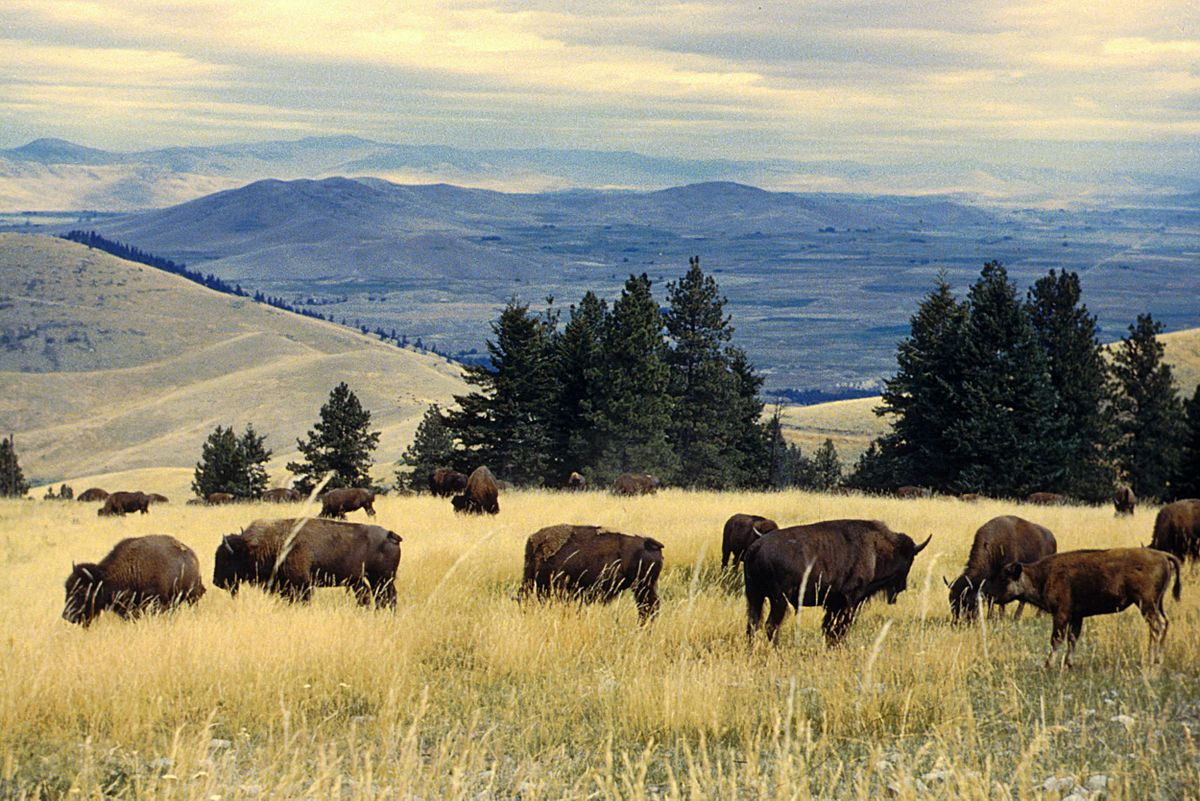
#> input picture images/bisons.jpg, 1200 x 801 px, found by its file name
$ jupyter execute Zoom_Crop_Resize.ipynb   (older library calls are emulated)
#> lines starting #> are read from the running program, lines starting #| are printed output that depends on the picture
# Chaper 1: Getting started with Image Processing

## Excercise 2: Use the scipy ndimage and misc modules' functions to zoom, crop, resize

[cell 1]
import numpy as np
import matplotlib.pyplot as plt
from scipy import ndimage
from PIL import Image  # Dùng Pillow thay cho scipy.misc

# Đọc hình ảnh
image = Image.open('..\\images\\bisons.jpg')  # Thay 'path_to_your_image.jpg' bằng đường dẫn tới hình ảnh của bạn
#> image is the input picture: PIL image 1200x801 RGB; mean R, G, B 146.7, 141.9, 119.5

*   Hàm ndimage.zoom(image, (5, 5)) sử dụng phương pháp nội suy để phóng to (zoom) hình ảnh. Trong đó (5, 5) chỉ rằng chiều cao và chiều rộng của hình ảnh sẽ được phóng to gấp 5 lần. Kết quả là mỗi pixel sẽ được mở rộng, làm tăng kích thước ảnh.

*  crop_image: Đây là cách cắt một phần của hình ảnh từ các tọa độ chỉ định. Câu lệnh này cắt hình ảnh từ tọa độ (50, 50) đến (150, 150) tức là lấy vùng ảnh có chiều rộng và chiều cao từ pixel thứ 50 đến pixel thứ 150 (theo cả chiều ngang và chiều dọc).

*   Image.fromarray(image): Chuyển mảng numpy image thành đối tượng hình ảnh của thư viện PIL (Python Imaging Library) để dễ dàng sử dụng các phương thức của PIL.

*   .resize((200, 200)): Thay đổi kích thước của hình ảnh thành (200, 200), tức là kích thước mới của ảnh sẽ có chiều rộng và chiều cao đều là 200 pixel.

*   np.array(resized\_image): Sau khi thay đổi kích thước, chúng ta chuyển đổi lại đối tượng hình ảnh từ PIL thành mảng numpy để có thể tiếp tục xử lý bằng các công cụ của numpy.

[cell 2]
image = np.array(image)  # Chuyển đổi hình ảnh sang mảng numpy

# Nếu là ảnh màu (RGB), hãy chuyển đổi thành ảnh đơn sắc để áp dụng affine
if image.ndim == 3:  # Nếu ảnh có 3 kênh (RGB)
    image = image[:, :, 0]  # Chọn kênh màu đầu tiên để làm ảnh đơn sắc (hoặc có thể chọn cách khác để chuyển ảnh thành đen trắng)
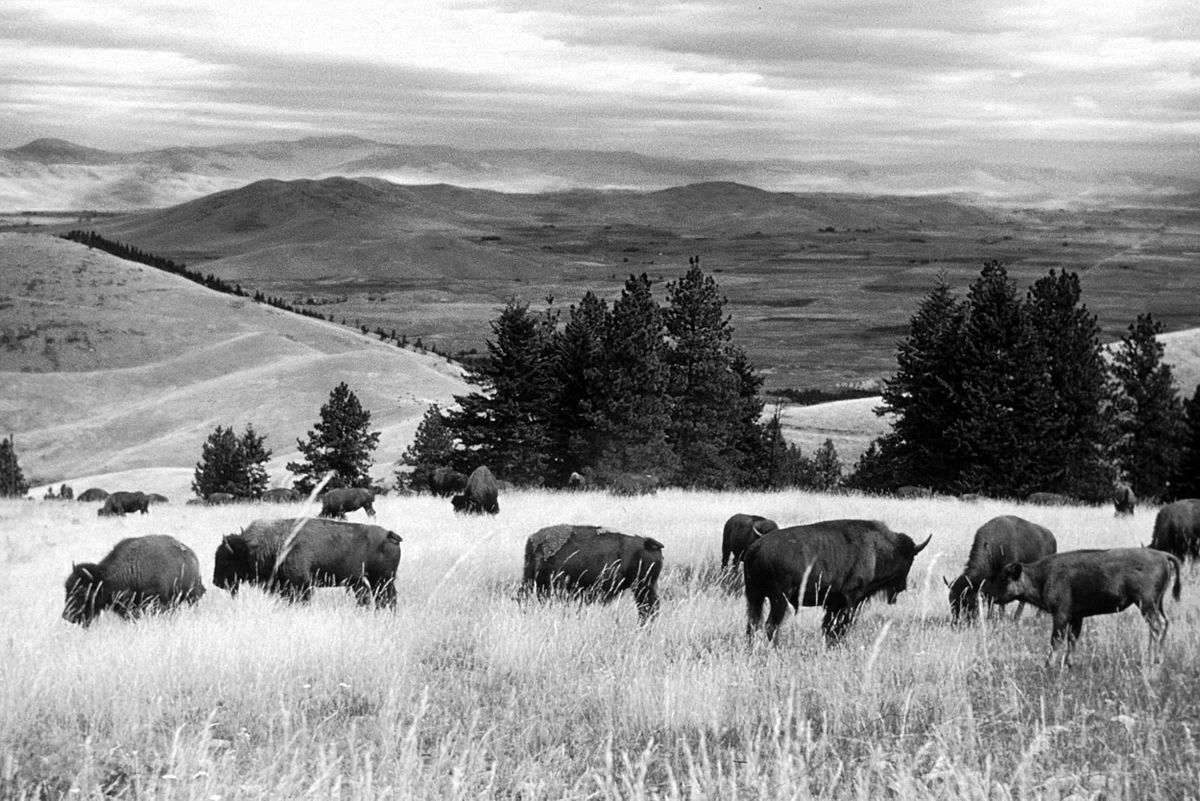
#> image: shape (801, 1200); min 0, max 255, mean 146.7

# 1. Zoom (phóng to)
zoomed_image = ndimage.zoom(image, (5, 5))  # Phóng to hình ảnh gấp 2 lần theo chiều cao và chiều rộng

# 2. Crop (cắt ảnh)
crop_image = image[50:150, 50:150]  # Cắt ảnh từ tọa độ (50, 50) đến (150, 150)
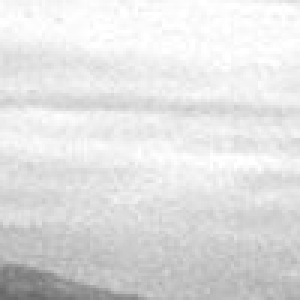
#> crop_image: shape (100, 100) (shown 3 times larger); min 104, max 255, mean 224.3

# 3. Resize (thay đổi kích thước) - Dùng Pillow để thay đổi kích thước
resized_image = Image.fromarray(image).resize((200, 200))  # Thay đổi kích thước ảnh thành (200, 200)
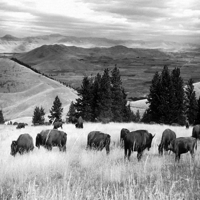
#> resized_image: PIL image 200x200 L; min 0, max 255, mean 146.7
resized_image = np.array(resized_image)  # Chuyển đổi lại thành mảng numpy sau khi resize

# 4. Áp dụng phép biến đổi Affine
# Tạo ma trận phép biến đổi Affine (ví dụ: xoay và dịch chuyển)
affine_matrix = np.array([[1, 0.2], [0.2, 1]])  # Ma trận Affine với dịch chuyển và xoay nhẹ
offset = (50, 50)  # Dịch chuyển ảnh sau phép biến đổi

affine_image = ndimage.affine_transform(image, affine_matrix, offset=offset)
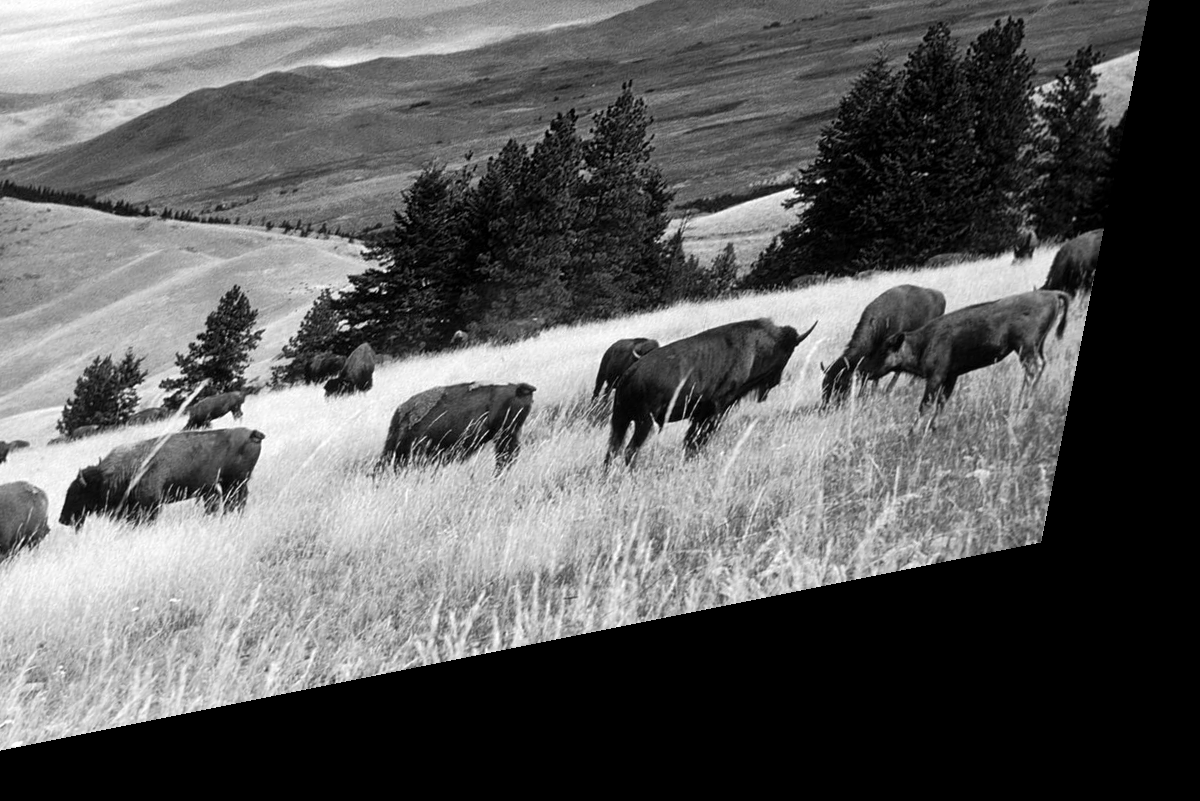
#> affine_image: shape (801, 1200); min 0, max 255, mean 92.9

[cell 3]
# Hiển thị các ảnh đã chỉnh sửa
# Hiển thị kết quả
fig, axes = plt.subplots(2, 2, figsize=(12, 12))
ax = axes.ravel()
ax[0].imshow(image, cmap='gray')
ax[0].set_title('Original Image')
ax[0].axis('off')

ax[1].imshow(zoomed_image, cmap='gray')
ax[1].set_title('Zoomed Image')
ax[1].axis('off')

ax[2].imshow(crop_image, cmap='gray')
ax[2].set_title('Cropped Image')
ax[2].axis('off')

ax[3].imshow(affine_image, cmap='gray')
ax[3].set_title('Affine Transformed Image')
ax[3].axis('off')

plt.tight_layout()
plt.show()

$ run again, with images/aero.jpg copied over images/bisons.jpg
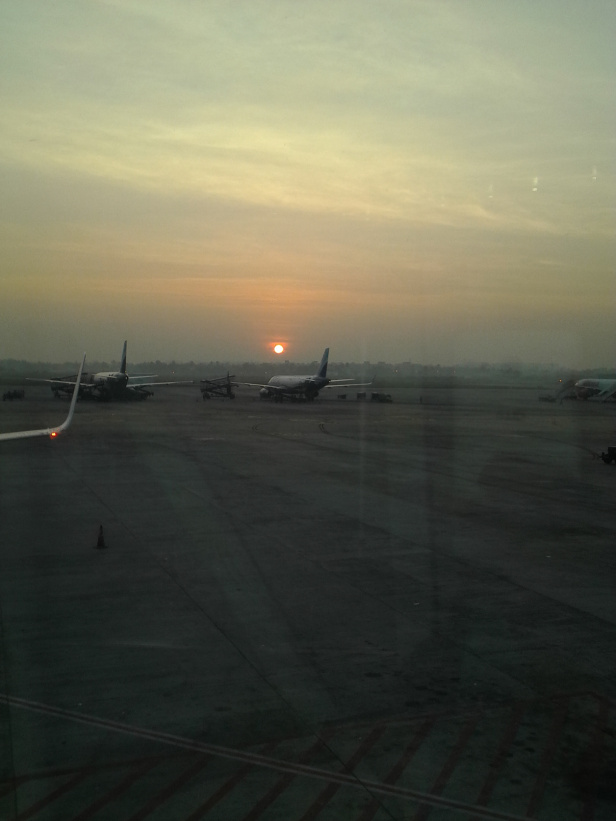
#> input picture images/aero.jpg, 616 x 821 px, found by its file name
#> image is the input picture: PIL image 616x821 RGB; mean R, G, B 96.6, 97, 80.1
#> image: shape (821, 616)
#> `resized_image = Image.fromarray(image).resize((200, 200))`:
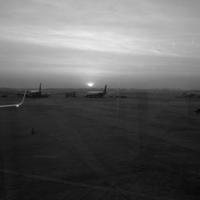
#> resized_image: PIL image 200x200 L; min 7, max 255, mean 96.6
#> `affine_image = ndimage.affine_transform(image, affine_matrix, offset=o..`:
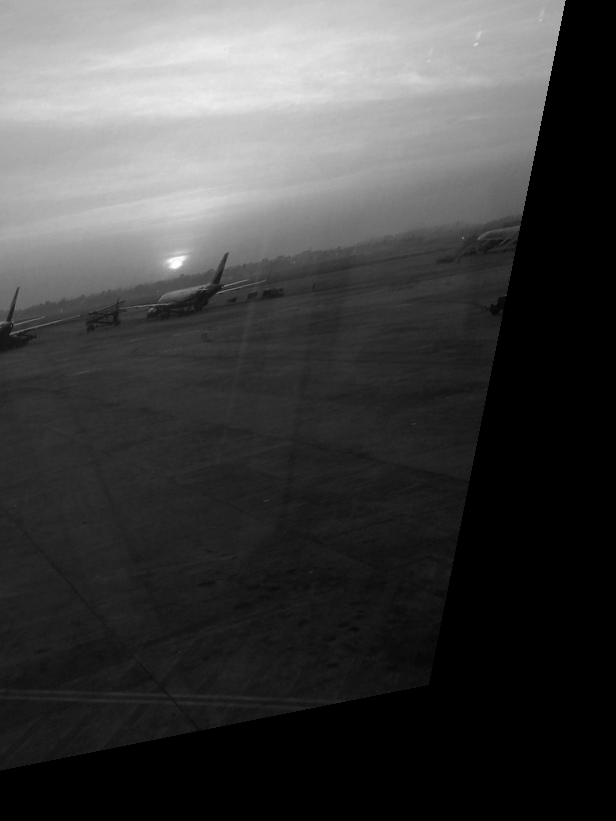
#> affine_image: shape (821, 616); min 0, max 255, mean 64.9

$ run again, with images/cameraman.jpg copied over images/bisons.jpg
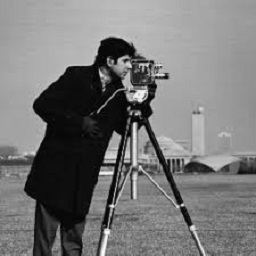
#> input picture images/cameraman.jpg, 256 x 256 px, found by its file name
#> image is the input picture: PIL image 256x256 RGB; min 0, max 253, mean 118.8
#> image: shape (256, 256)
#> `crop_image = image[50:150, 50:150]`:
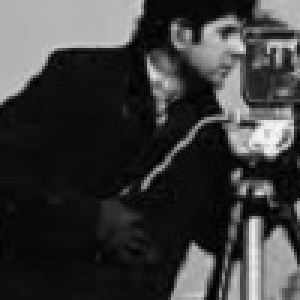
#> crop_image: shape (100, 100) (shown 3 times larger); min 0, max 248, mean 59.5
#> `affine_image = ndimage.affine_transform(image, affine_matrix, offset=o..`:
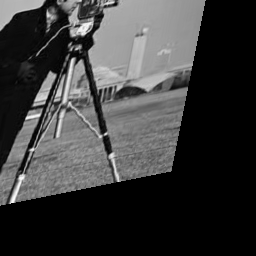
#> affine_image: shape (256, 256); min 0, max 254, mean 58.4
